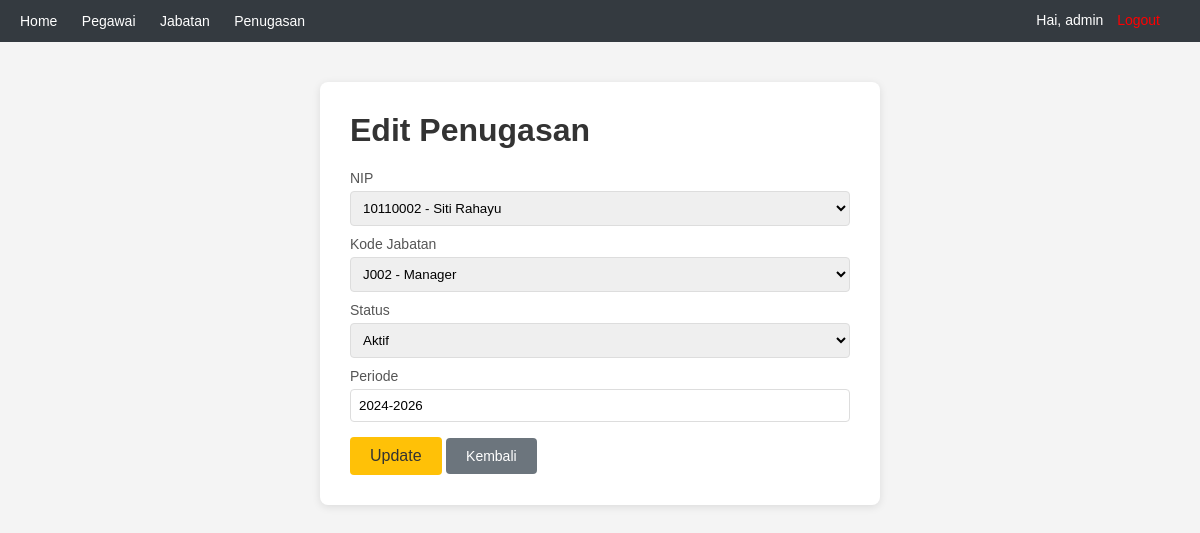
Screenshot of /jabatanpegawai/jabatanpegawai_edit.php?idjp=2 (signed in) with the database file from the repository.
### tables this page shows
CREATE TABLE jabatanpegawai (
    idjp INT AUTO_INCREMENT PRIMARY KEY,
    nip VARCHAR(20) NOT NULL,
    kodejabatan VARCHAR(20) NOT NULL,
    status ENUM('Aktif', 'Nonaktif') NOT NULL DEFAULT 'Aktif',
    periode VARCHAR(50)
);

CREATE TABLE pegawai (
    nip VARCHAR(20) PRIMARY KEY,
    namalengkap VARCHAR(100) NOT NULL,
    jeniskelamin ENUM('L', 'P') NOT NULL,
    tanggallahir DATE NOT NULL,
    alamat TEXT,
    nohp VARCHAR(20),
    email VARCHAR(100)
);

CREATE TABLE jabatan (
    kodejabatan VARCHAR(20) PRIMARY KEY,
    namajabatan VARCHAR(100) NOT NULL,
    level INT NOT NULL,
    gaji DECIMAL(15,2) NOT NULL
);

### jabatanpegawai/jabatanpegawai_edit.php (the view, shortened to what this page needs)
<?php
require_once '../config/koneksi.php';
$idjp = $_GET['idjp'];
$stmt = mysqli_prepare($koneksi, "SELECT * FROM jabatanpegawai WHERE idjp=?");
mysqli_stmt_bind_param($stmt, "i", $idjp);
mysqli_stmt_execute($stmt);
$result = mysqli_stmt_get_result($stmt);
$row = mysqli_fetch_assoc($result);
$pegawai_list = mysqli_query($koneksi, "SELECT nip, namalengkap FROM pegawai ORDER BY namalengkap");
$jabatan_list = mysqli_query($koneksi, "SELECT kodejabatan, namajabatan FROM jabatan ORDER BY namajabatan");
?>
<!DOCTYPE html>
<html>
<head>
</head>
<body>
    <div class="navbar">
        <a href="../index.php">Home</a>
        <a href="../pegawai/pegawai_list.php">Pegawai</a>
        <a href="../jabatan/jabatan_list.php">Jabatan</a>
        <a href="../jabatanpegawai/jabatanpegawai_list.php">Penugasan</a>
        <span class="welcome">Hai, <?= htmlspecialchars($_SESSION['username']) ?> <a href="../session/logout.php" style="color:#f00;">Logout</a></span>
    </div>
    <div class="container">
        <h1>Edit Penugasan</h1>
        <form action="jabatanpegawai_update.php" method="post">
            <label>NIP</label>
            <select name="nip" required>
                <?php while ($p = mysqli_fetch_assoc($pegawai_list)): ?>
                    <option value="<?= htmlspecialchars($p['nip']) ?>" <?= $p['nip'] == $row['nip'] ? 'selected' : '' ?>><?= htmlspecialchars($p['nip']) ?> - <?= htmlspecialchars($p['namalengkap']) ?></option>
                <?php endwhile; ?>
            </select>
            <label>Kode Jabatan</label>
            <select name="kodejabatan" required>
                <?php while ($j = mysqli_fetch_assoc($jabatan_list)): ?>
                    <option value="<?= htmlspecialchars($j['kodejabatan']) ?>" <?= $j['kodejabatan'] == $row['kodejabatan'] ? 'selected' : '' ?>><?= htmlspecialchars($j['kodejabatan']) ?> - <?= htmlspecialchars($j['namajabatan']) ?></option>
                <?php endwhile; ?>
            </select>
            <label>Status</label>
            <select name="status" required>
                <option value="Aktif" <?= $row['status'] == 'Aktif' ? 'selected' : '' ?>>Aktif</option>
            </select>
            <label>Periode</label>
            <input type="text" name="periode" value="<?= htmlspecialchars($row['periode']) ?>">
            <button type="submit">Update</button>
            <a href="jabatanpegawai_list.php" class="btn-back">Kembali</a>
        </form>
    </div>
</body>
</html>

### jabatanpegawai/jabatanpegawai_edit.php (style rules this page uses)
body { font-family: Arial, sans-serif; background: #f4f4f4; margin: 0; padding: 0; }
.navbar { background: #343a40; padding: 12px 20px; color: #fff; }
.navbar a { color: #fff; text-decoration: none; margin-right: 20px; font-size: 14px; }
.navbar .welcome { float: right; font-size: 14px; }
.navbar .welcome a { margin-left: 10px; }
.container { max-width: 500px; margin: 40px auto; background: #fff; padding: 30px; border-radius: 8px; box-shadow: 0 2px 8px rgba(0,0,0,0.1); }
h1 { color: #333; margin-top: 0; }
label { display: block; margin: 10px 0 5px; color: #555; font-size: 14px; }
input, select { width: 100%; padding: 8px; border: 1px solid #ddd; border-radius: 4px; box-sizing: border-box; }
button { padding: 10px 20px; background: #ffc107; color: #333; border: none; border-radius: 4px; font-size: 16px; cursor: pointer; margin-top: 15px; }
.btn-back { padding: 10px 20px; background: #6c757d; color: #fff; text-decoration: none; border-radius: 4px; font-size: 14px; display: inline-block; margin-top: 15px; }

### rows the page displays
jabatanpegawai: nip "10110002 - Siti Rahayu", kodejabatan "J002 - Manager", status "Aktif", periode "2024-2026"

### other values shown
$_SESSION['username'] "admin"
